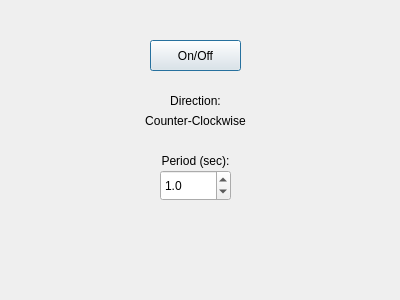
<?xml version="1.0" encoding="UTF-8"?>
<ui version="4.0">
 <class>Dialog</class>
 <widget class="QDialog" name="Dialog">
  <property name="geometry">
   <rect>
    <x>0</x>
    <y>0</y>
    <width>400</width>
    <height>300</height>
   </rect>
  </property>
  <property name="windowTitle">
   <string>Motor Control</string>
  </property>
  <widget class="QPushButton" name="powerButton">
   <property name="geometry">
    <rect>
     <x>150</x>
     <y>40</y>
     <width>91</width>
     <height>31</height>
    </rect>
   </property>
   <property name="text">
    <string>On/Off</string>
   </property>
   <property name="checkable">
    <bool>true</bool>
   </property>
  </widget>
  <widget class="QLabel" name="directionLabel">
   <property name="geometry">
    <rect>
     <x>120</x>
     <y>110</y>
     <width>151</width>
     <height>21</height>
    </rect>
   </property>
   <property name="text">
    <string>Counter-Clockwise</string>
   </property>
   <property name="alignment">
    <set>Qt::AlignCenter</set>
   </property>
  </widget>
  <widget class="QDoubleSpinBox" name="periodSpinBox">
   <property name="geometry">
    <rect>
     <x>160</x>
     <y>170</y>
     <width>71</width>
     <height>31</height>
    </rect>
   </property>
   <property name="decimals">
    <number>1</number>
   </property>
   <property name="singleStep">
    <double>0.100000000000000</double>
   </property>
   <property name="value">
    <double>1.000000000000000</double>
   </property>
  </widget>
  <widget class="QLabel" name="label_3">
   <property name="geometry">
    <rect>
     <x>120</x>
     <y>90</y>
     <width>151</width>
     <height>21</height>
    </rect>
   </property>
   <property name="text">
    <string>Direction:</string>
   </property>
   <property name="alignment">
    <set>Qt::AlignCenter</set>
   </property>
  </widget>
  <widget class="QLabel" name="label_4">
   <property name="geometry">
    <rect>
     <x>120</x>
     <y>150</y>
     <width>151</width>
     <height>21</height>
    </rect>
   </property>
   <property name="text">
    <string>Period (sec):</string>
   </property>
   <property name="alignment">
    <set>Qt::AlignCenter</set>
   </property>
  </widget>
 </widget>
 <resources/>
 <connections/>
</ui>
